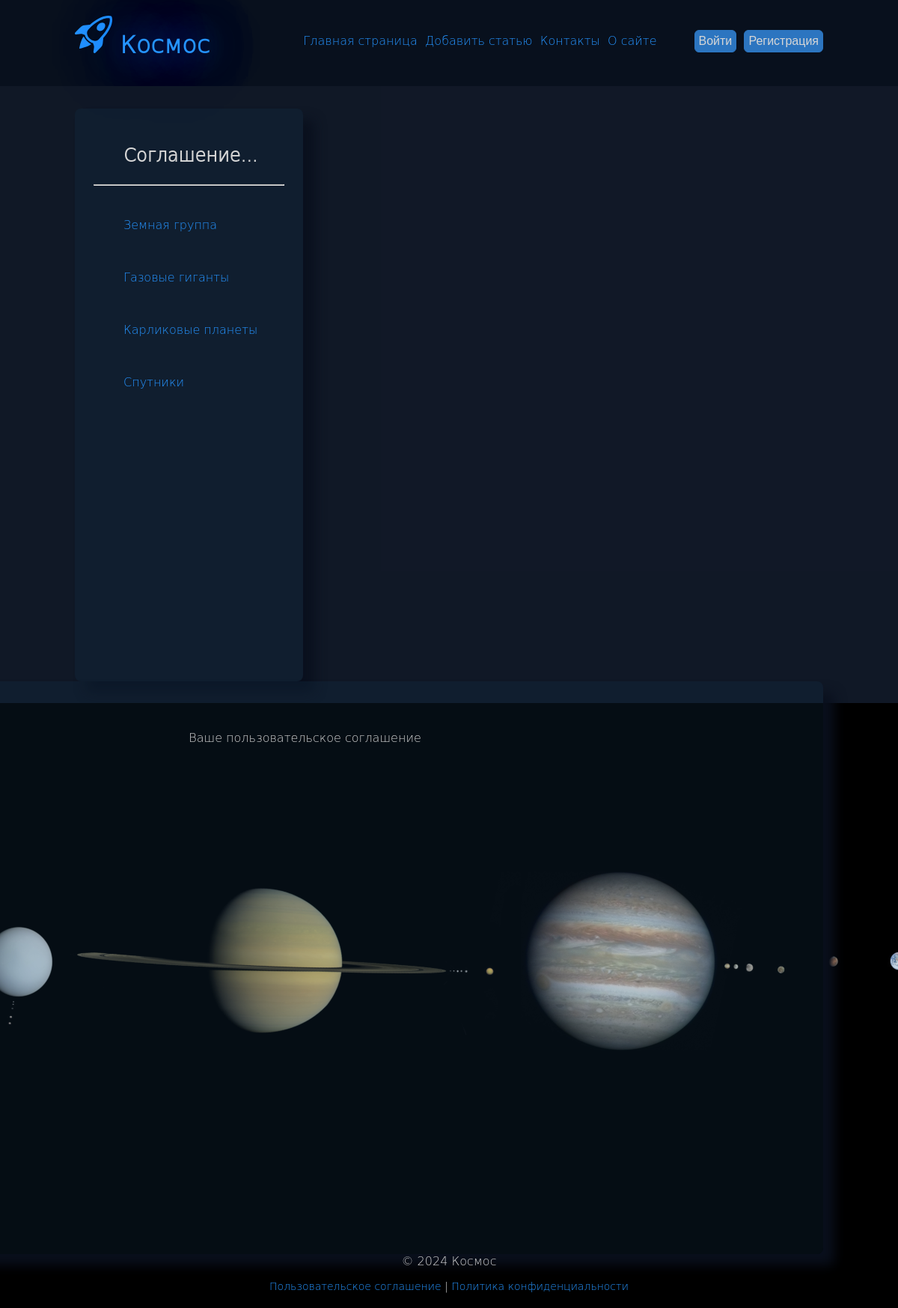
The page /terms/ on the database as committed earlier.
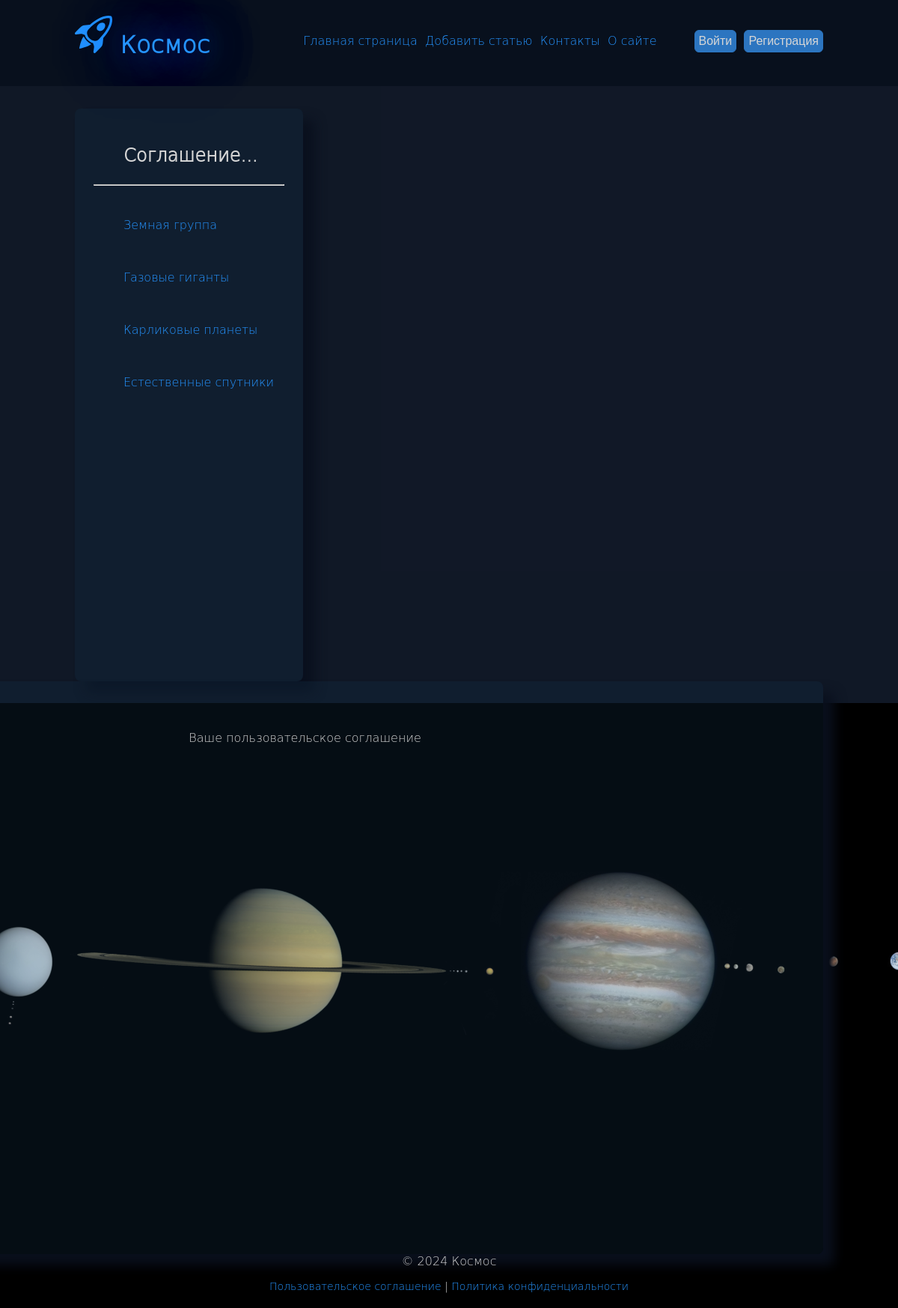
The same page on the database as committed later.
### basis/models.py (models this page shows, shortened)
class Category(models.Model):
    name = models.CharField(max_length=100, db_index=True, verbose_name="Категория")
    slug = models.SlugField(max_length=255, unique=True, db_index=True)
    class Meta:
        verbose_name = "категорию"
        verbose_name_plural = "Категории"
    def get_absolute_url(self):
        return reverse('category', kwargs={'category_slug': self.slug})

### basis/views.py (the view)
# urls.py: path('terms/', views.TermsPage.as_view(), name='terms'),
class TermsPage(TemplateView):
    template_name = 'basis/terms.html'
    extra_context = {
        'title': 'Пользовательское соглашение',
        'main_title': 'Соглашение...',
    }

### basis/templatetags/basis_tags.py (called while the page is built)
@register.inclusion_tag('basis/categories.html')
def get_categories(category_selected=0):
    categories = Category.objects.all()
    return {'categories': categories, 'category_selected': category_selected}

### basis/views.py (called while the page is built)
def get_menu():
    menu = [{'main_title': 'Контакты', 'name': 'contact'}, {'main_title': 'О сайте', 'name': 'about'}]
    return menu

### users/context_processors.py (called while the page is built)
def get_menu_context(request):
    return {'menu': get_menu()}

### basis/templates/basis/terms.html
{% extends 'base.html' %}
{% block content %}
<div align="center" id="post-block">
    <p>Ваше пользовательское соглашение</p>
</div>
{% endblock %}

### basis/templates/basis/categories.html
{% for c in categories %}
{% if c.id == category_selected %}
<br>
<ul><a class="selected">{{c.name}}</a></ul>
{% else %}
<br>
<ul><a href="{{c.get_absolute_url}}">{{c.name}}</a></ul>
{% endif %}
{% endfor %}

Rows that differ between the two databases and show on the page:
changed Category: name "Спутники" → "Естественные спутники"
